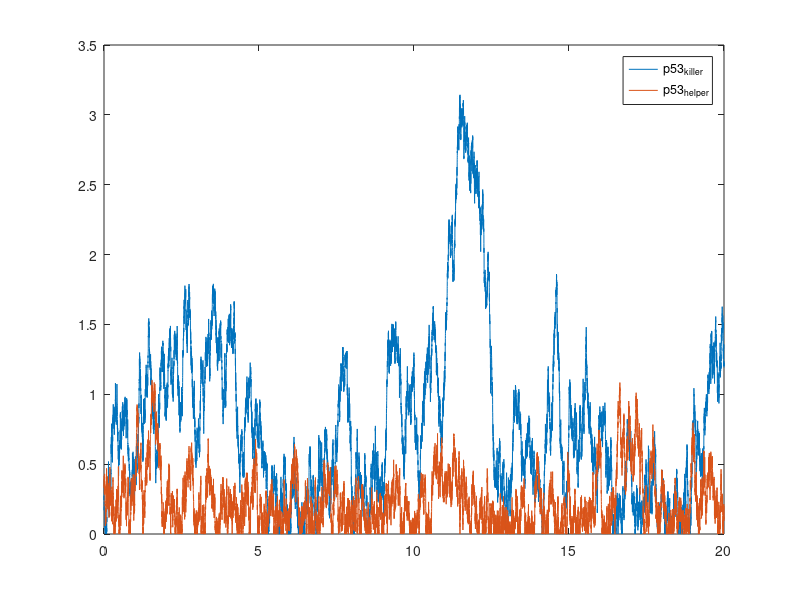

Reproduce this figure in MATLAB.
function SDE_constant_dW(T_end, delta_t)

if nargin<2
    T_end = 20;
    delta_t = 0.001;
end
N = T_end/delta_t;
timeline = 0:delta_t:(T_end - delta_t);

MDM2_initial = 2.53;
ARF_initial = 2.79;
ARF_MDM2_initial = 1.99;
E2F1_initial = 0.9;
RBp_initial = 1.88;
RB_E2F1_initial = 0;
RB_initial = 0;
p53helper_initial = 0.39;
p53killer_initial = 0.39;
DYRK2_initial = 2;

CycE_initial = 3.83;
p21_initial = 1.32;
p21_CycE_initial = 1.25;

DYRK2 = zeros(1, N);
p53helper = zeros(1, N);
p53killer = zeros(1, N);
MDM2 = zeros(1, N);
ARF = zeros(1, N);
ARF_MDM2 = zeros(1, N);
E2F1 = zeros(1, N);
RBp = zeros(1, N);
RB_E2F1 = zeros(1, N);
RB = zeros(1, N);
CycE = zeros(1, N);
p21_CycE = zeros(1, N);
p21 = zeros(1, N);

p53killer(1) = p53killer_initial;
p53helper(1) = p53helper_initial;
MDM2(1) = MDM2_initial;
ARF(1) = ARF_initial;
ARF_MDM2(1) = ARF_MDM2_initial;
E2F1(1) = E2F1_initial;
RBp(1) = RBp_initial;
RB_E2F1(1) = RB_E2F1_initial;
RB(1) = RB_initial;
DYRK2(1) = DYRK2_initial;

CycE(1) = CycE_initial;
p21_CycE(1) = p21_CycE_initial;
p21(1) = p21_initial;

kdpp53_initial = 0.5;
kdsRE_initial = 1;

kdpp53 = kdpp53_initial;
kdsRE = kdsRE_initial;

for i = 2 : N        
    
    DYRK2(i) = DYRK2(i - 1) + delta_t * (-0.0003 * DYRK2(i - 1)) + sqrt(delta_t)*randn();
    if DYRK2(i) < 0
        DYRK2(i) = 0;
    end
    p53helper(i) = p53helper(i - 1) + delta_t * (-DYRK2(i - 1) * ...
        p53helper(i - 1) / (0.1 + p53helper(i - 1)) + 0.5 - ...
        (0.1 + MDM2(i - 1)) * p53helper(i - 1) + 0.5 * p53killer(i - 1) ...
        /(0.1 + p53killer(i - 1))) + sqrt(delta_t)*randn();
    if p53helper(i) < 0
       p53helper(i) = 0;
    end
    p53killer(i) = p53killer(i - 1) + delta_t * (DYRK2(i - 1) * ...
        p53helper(i - 1) / (0.1 + p53helper(i - 1)) - 0.5 * ...
        p53killer(i - 1) / (0.1 + p53killer(i - 1)) - (0.1 + MDM2(i - 1) * ...
        p53killer(i - 1))) + sqrt(delta_t)*randn();
    if p53killer(i) < 0
        p53killer(i) = 0;
    end
    MDM2(i) = MDM2(i - 1) + delta_t * (0.02 + 0.3 * (p53killer(i - 1) ...
        + p53helper(i - 1)) - 0.1 * MDM2(i - 1) - 10 * ARF(i - 1) * ...
        MDM2(i - 1) + 2.1 * ARF_MDM2(i - 1)) + sqrt(delta_t)*randn();
    if MDM2(i) < 0
        MDM2(i) = 0;
    end
    ARF(i) = ARF(i - 1) + delta_t * (0.01 + 0.3 * E2F1(i - 1) - 0.1 ...
        * ARF(i - 1) - 10 * ARF(i - 1) * MDM2(i - 1) + 2.1 ...
        * ARF_MDM2(i - 1)) + sqrt(delta_t)*randn();
    if ARF(i) < 0
        ARF(i) = 0;
    end
    ARF_MDM2(i) = ARF_MDM2(i - 1) + delta_t * (10 * ARF(i - 1) * ...
        MDM2(i - 1) - 2 * ARF_MDM2(i - 1) - 0.1 * ARF_MDM2(i - 1) - ...
        0.1 * ARF_MDM2(i - 1)) + sqrt(delta_t)*randn();
    if ARF_MDM2(i) < 0
        ARF_MDM2(i) = 0;
    end
    E2F1(i) = E2F1(i - 1) + delta_t * (-5 * RB(i - 1) * E2F1(i - 1) + ...
        RB_E2F1(i - 1)) + sqrt(delta_t)*randn();
    if E2F1(i) < 0
        E2F1(i) = 0;
    end
    RBp(i) = RBp(i - 1) + delta_t * (CycE(i - 1) * RB(i - 1) /(0.1 + RB(i - 1)) -0.5 * RBp(i - 1) / ...
        (0.1 + RBp(i - 1))) + sqrt(delta_t)*randn();
    if RBp(i) < 0
        RBp(i) = 0;
    end
    CycE(i) = CycE(i - 1) + delta_t * (0.01 + 0.5 * E2F1(i - 1) - 0.12 * CycE(i - 1) - 10 * p21(i - 1) * CycE(i - 1) + 1.2 * p21_CycE(i - 1)) + sqrt(delta_t)*randn();
    if CycE(i) < 0
        CycE(i) = 0;
    end
    p21(i) = p21(i - 1) + delta_t * (0.03 + 0.3 * p53helper(i - 1) + ...
        0.01 * p53killer(i - 1) - 0.2 * p21(i - 1) - 10 * p21(i - 1) ...
        * CycE(i - 1) + 1.12 * ...
        p21_CycE(i - 1)) + sqrt(delta_t)*randn();
    if p21(i) < 0
        p21(i) = 0;
    end
    p21_CycE(i) = p21_CycE(i - 1) + delta_t * (10 * p21(i - 1) * CycE(i - 1) - p21_CycE(i - 1) - 0.32 * p21_CycE(i - 1)) + sqrt(delta_t)*randn();
    if p21_CycE(i) < 0
        p21_CycE(i) = 0;
    end
    RB_E2F1(i) = 1 - E2F1(i);
    RB(i) = 2 - RBp(i) - RB_E2F1(i);
    if RB(i) < 0
        RB(i) = 0;
    end
end

%% Plot

molecules = [p53killer; p53helper; MDM2; ARF; RB; RBp; CycE; p21; p21_CycE]; % numMolecules x N
molecule_names = {'p53_k_i_l_l_e_r','p53_h_e_l_p_e_r','MDM2','ARF', 'RB', 'RBp', 'CycE', 'p21', 'p21_CycE'};
select = [1,2];
select_molecules = molecules(select,:);
select_names = molecule_names(select);


% 
% size(timeline)
% size(molecules)
% size(select_molecules)


plot(timeline,select_molecules);
legend(select_names);
% axis([-inf inf 0 5])




% for i = 1:length(select)
%     select_ind = select(i);
%     
%     hold
%     plot(timeline,molecules(select_ind));
% end

% plot(timeline, p53killer, timeline, p53helper, timeline, MDM2, timeline, ARF, timeline, RB, timeline, RBp, timeline, CycE, timeline, p21, timeline, p21_CycE);
%legend('p53_k_i_l_l_e_r','p53_h_e_l_p_e_r','MDM2','ARF', 'RB', 'RBp', 'CycE', 'p21', 'p21_CycE');
% ylabel('concentration');



